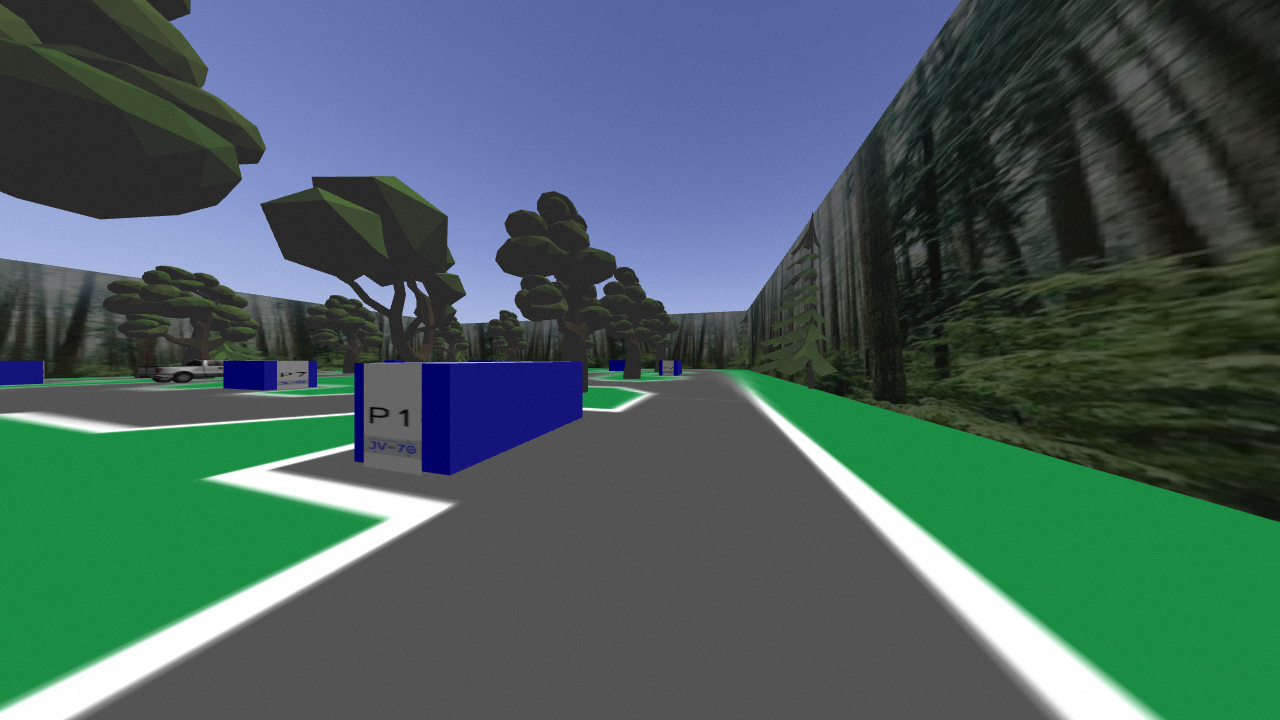
#> input picture resources/P1.png, 1280 x 720 px
$ python hsv_threshold.py
#> lines starting #> are read from the running program, lines starting #| are printed output that depends on the picture; after the words box and inside, x2 and y2 are one past the last pixel; in counts of white or black regions, pixels touching at a corner belong together
#!/usr/bin/env python

import numpy as np
import cv2 as cv
import time


try:
    cv.imread(sys.argv[1], cv.IMREAD_COLOR)
except:
    img = cv.imread('P1.png',cv.IMREAD_COLOR)
#> img is the input picture: shape (720, 1280, 3); mean B, G, R 93.6, 95, 71.7
    pass

img = cv.medianBlur(img,5)

# Convert BGR to HSV
hsv = cv.cvtColor(img, cv.COLOR_BGR2HSV)
#> hsv: shape (720, 1280, 3); mean H, S, V 53.3, 76.6, 108.4


lh, ls, lv = 0, 0, 94
uh, us, uv = 0, 0, 140

lower_hsv = np.array([lh,ls,lv])
upper_hsv = np.array([uh,us,uv])

# Threshold the HSV image to get only blue colors
mask = cv.inRange(hsv, lower_hsv, upper_hsv)
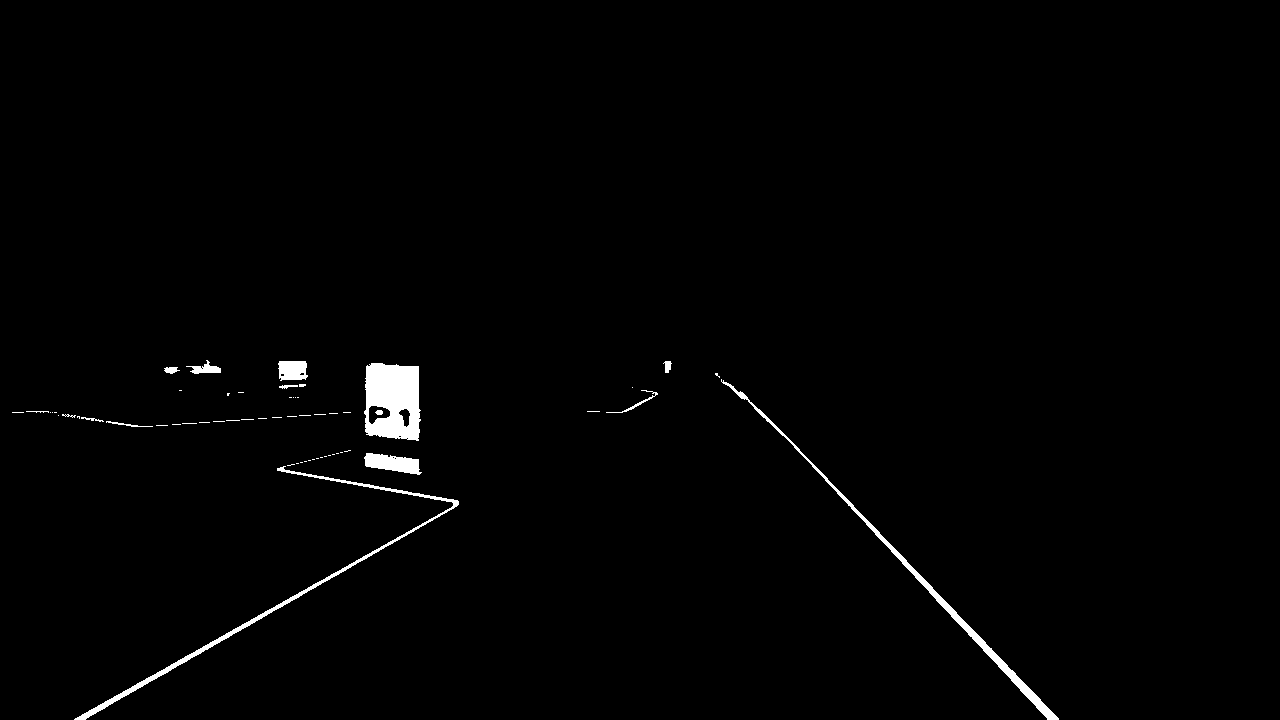
#> mask: shape (720, 1280); 1.1% white; 60 white regions (45 under 20 px), largest, box (x1, y1, x2, y2) and area: (364, 363, 421, 441) 3545, (721, 379, 1059, 720) 2355, (74, 466, 459, 720) 2302
window_name = "HSV Calibrator"
cv.namedWindow(window_name)

def nothing(x):
    print("Trackbar value: " + str(x))
    pass

# create trackbars for Upper HSV
cv.createTrackbar('UpperH',window_name,0,255,nothing)
cv.setTrackbarPos('UpperH',window_name, uh)

cv.createTrackbar('UpperS',window_name,0,255,nothing)
cv.setTrackbarPos('UpperS',window_name, us)

cv.createTrackbar('UpperV',window_name,0,255,nothing)
cv.setTrackbarPos('UpperV',window_name, uv)

# create trackbars for Lower HSV
cv.createTrackbar('LowerH',window_name,0,255,nothing)
cv.setTrackbarPos('LowerH',window_name, lh)

cv.createTrackbar('LowerS',window_name,0,255,nothing)
cv.setTrackbarPos('LowerS',window_name, ls)

cv.createTrackbar('LowerV',window_name,0,255,nothing)
cv.setTrackbarPos('LowerV',window_name, lv)

font = cv.FONT_HERSHEY_SIMPLEX

print("Loaded images")

while(1):
    # Threshold the HSV image to get only blue colors
    mask = cv.inRange(hsv, lower_hsv, upper_hsv)
    cv.putText(mask,'Lower HSV: [' + str(lh) +',' + str(ls) + ',' + str(lv) + ']', (10,30), font, 0.5, (200,255,155), 1, cv.LINE_AA)
    cv.putText(mask,'Upper HSV: [' + str(uh) +',' + str(us) + ',' + str(uv) + ']', (10,60), font, 0.5, (200,255,155), 1, cv.LINE_AA)
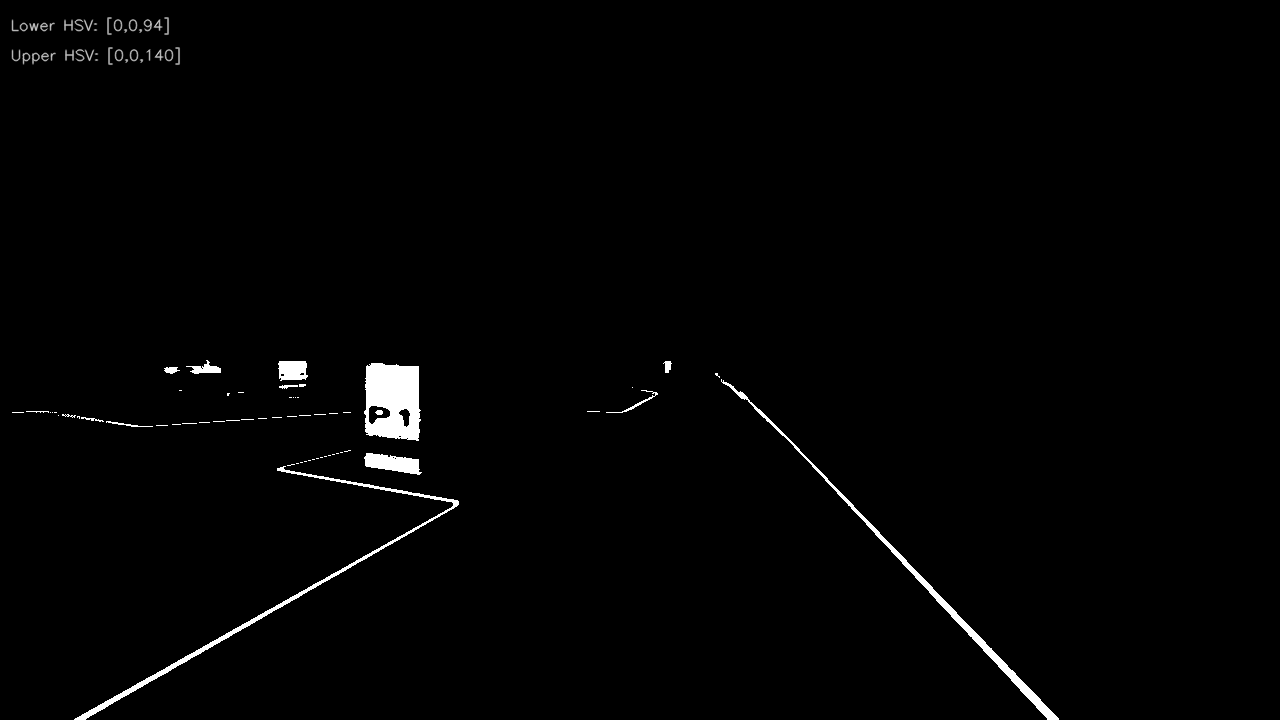
#> mask: shape (720, 1280); min 0, max 255, mean 3.1

    cv.imshow(window_name,mask)

    k = cv.waitKey(1) & 0xFF
#> (key Esc is pressed here)
    if k == 27:
        break
    # get current positions of Upper HSV trackbars
    uh = cv.getTrackbarPos('UpperH',window_name)
    us = cv.getTrackbarPos('UpperS',window_name)
    uv = cv.getTrackbarPos('UpperV',window_name)
    upper_blue = np.array([uh,us,uv])
    # get current positions of Lower HSCV trackbars
    lh = cv.getTrackbarPos('LowerH',window_name)
    ls = cv.getTrackbarPos('LowerS',window_name)
    lv = cv.getTrackbarPos('LowerV',window_name)
    upper_hsv = np.array([uh,us,uv])
    lower_hsv = np.array([lh,ls,lv])

    time.sleep(.1)

cv.destroyAllWindows()

$ run again, with resources/car_image.png copied over resources/P1.png
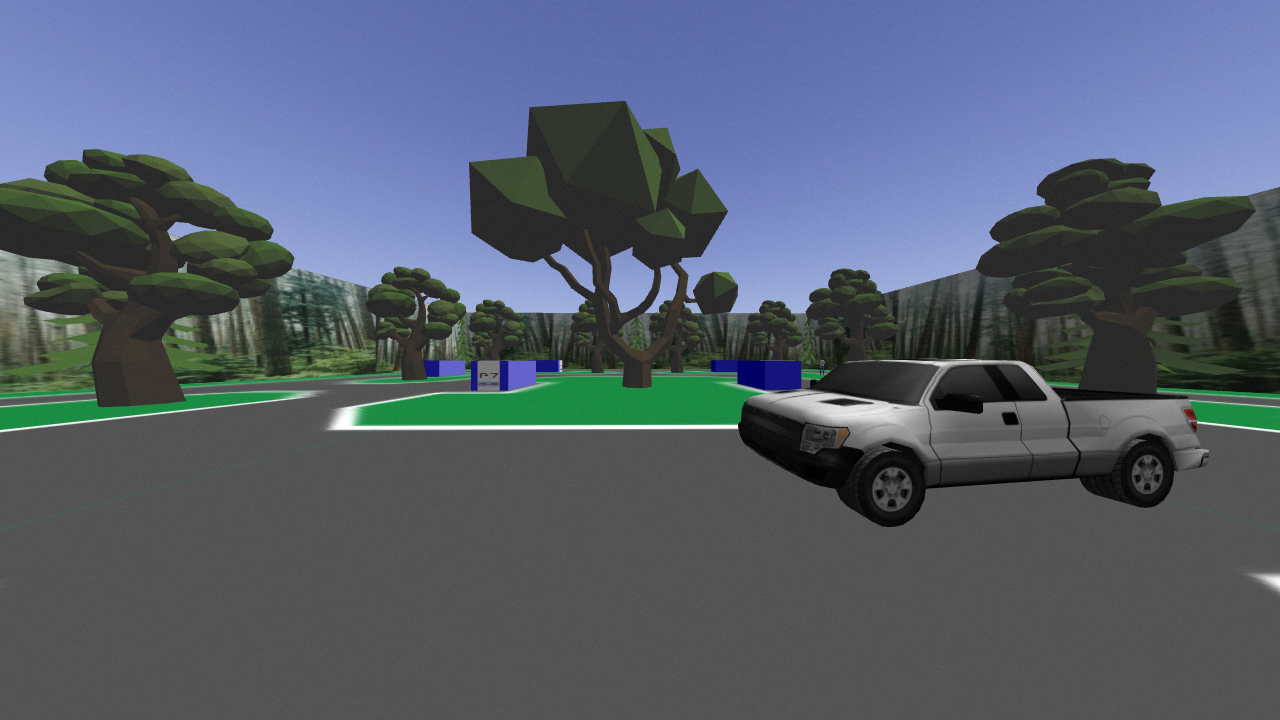
#> input picture resources/car_image.png, 1280 x 720 px
#> img is the input picture: shape (720, 1280, 3); mean B, G, R 108.8, 94.6, 85.5
#> hsv: shape (720, 1280, 3); mean H, S, V 45.2, 45.6, 112.8
#> `mask = cv.inRange(hsv, lower_hsv, upper_hsv)`:
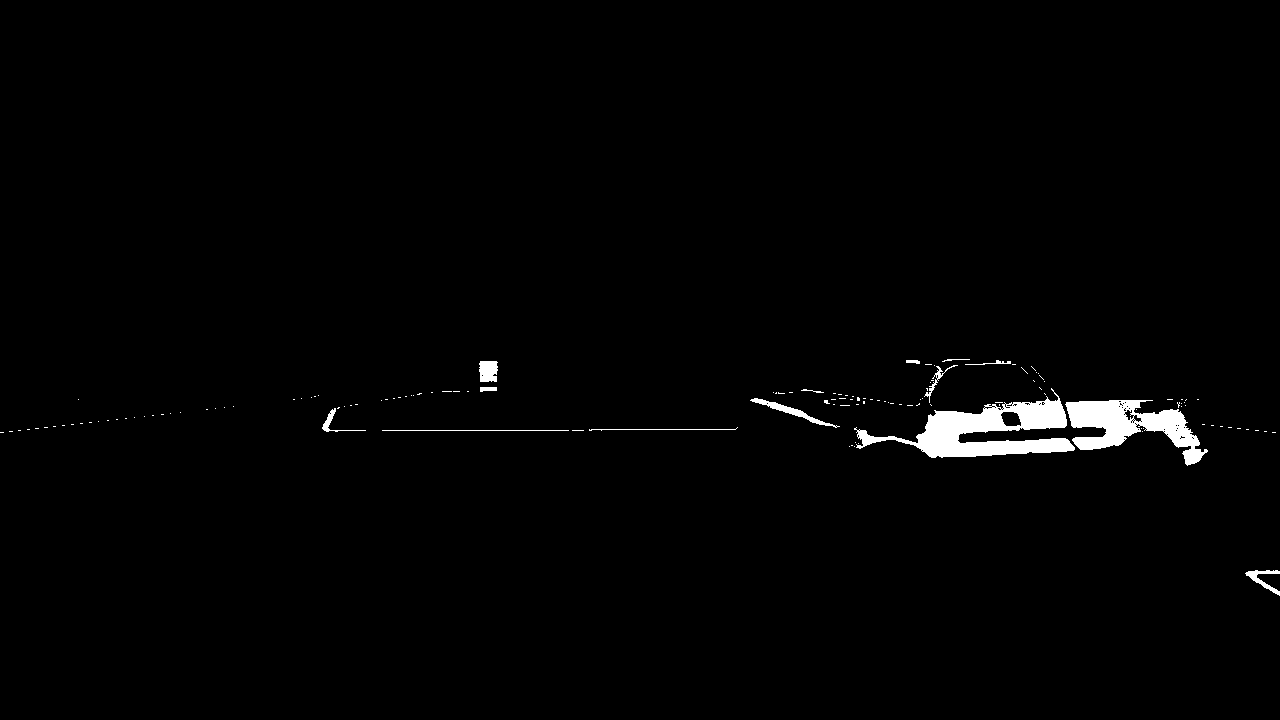
#> mask: shape (720, 1280); 1.4% white; 135 white regions (121 under 20 px), largest, box (x1, y1, x2, y2) and area: (854, 388, 1075, 458) 5992, (1065, 400, 1208, 466) 4171, (750, 398, 840, 428) 440
#> `cv.putText(mask,'Upper HSV: [' + str(uh) +',' + str(us) + ',' + str(uv..`:
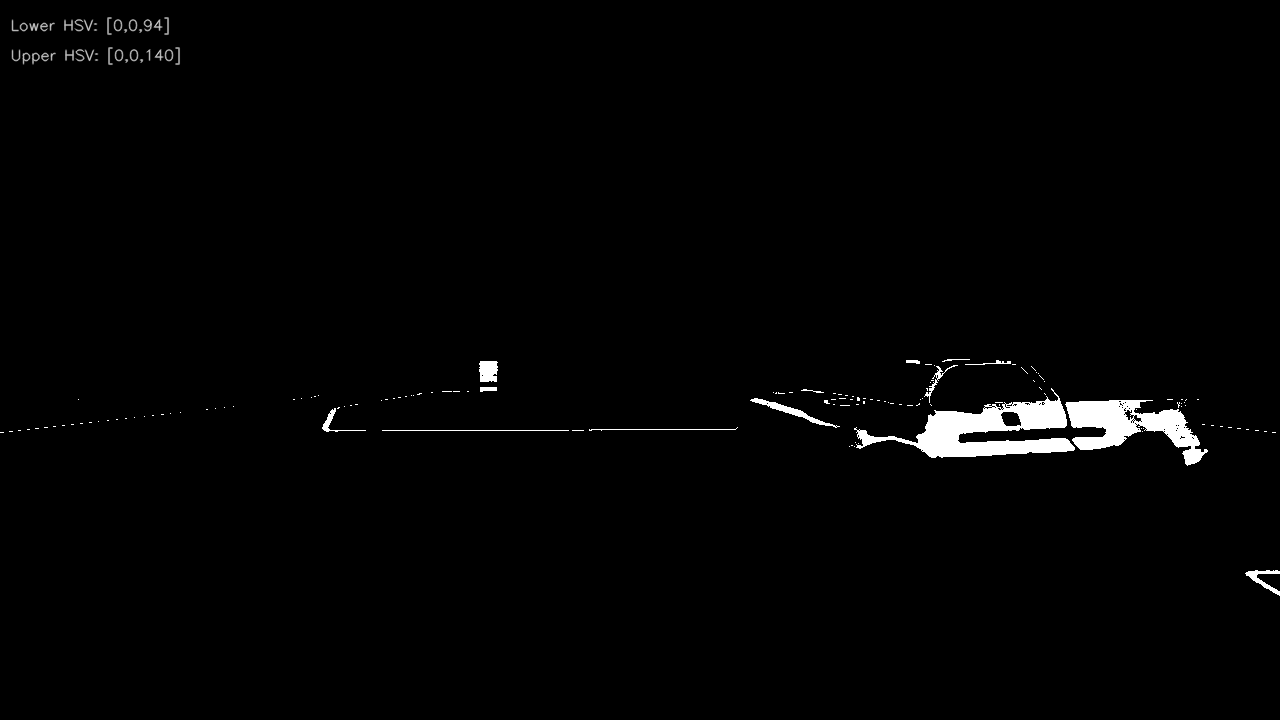
#> mask: shape (720, 1280); min 0, max 255, mean 3.7

$ run again, with resources/pedo.png copied over resources/P1.png
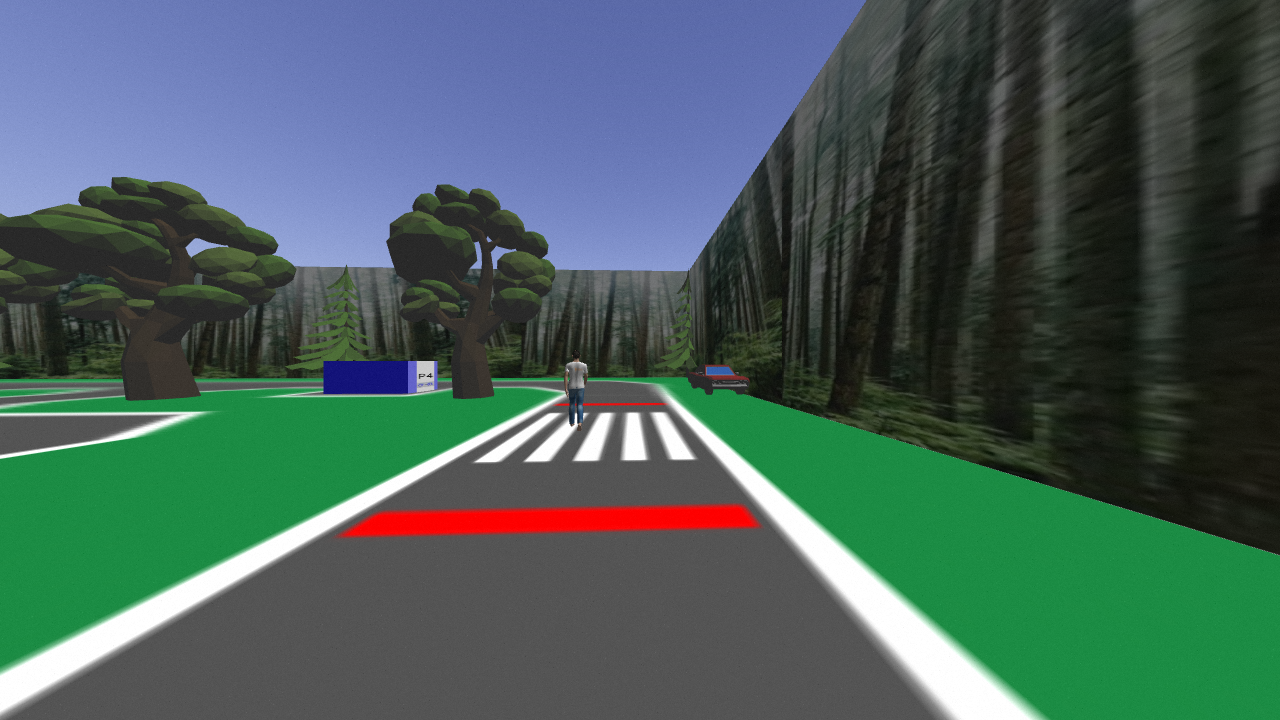
#> input picture resources/pedo.png, 1280 x 720 px
#> img is the input picture: shape (720, 1280, 3); mean B, G, R 91.1, 95.4, 72.1
#> hsv: shape (720, 1280, 3); mean H, S, V 54.9, 81.5, 110.1
#> `mask = cv.inRange(hsv, lower_hsv, upper_hsv)`:
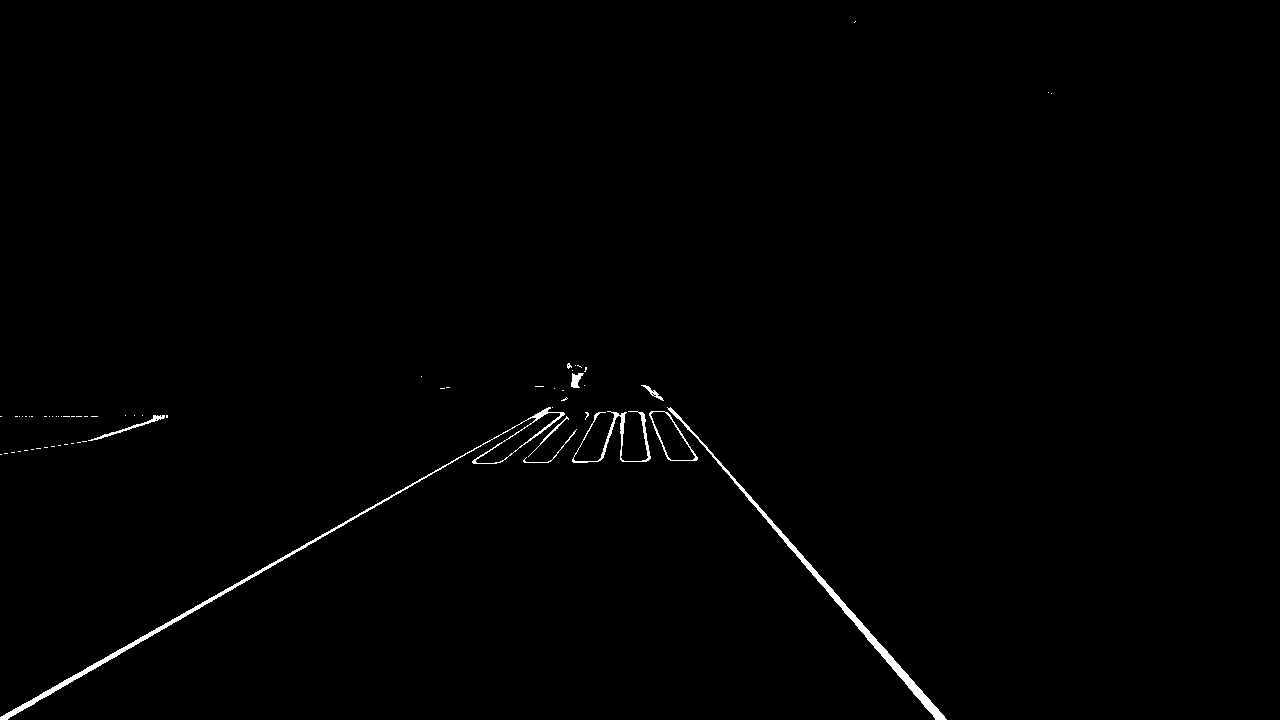
#> mask: shape (720, 1280); 0.66% white; 63 white regions (54 under 20 px), largest, box (x1, y1, x2, y2) and area: (0, 407, 565, 720) 2339, (667, 407, 947, 720) 2105, (572, 411, 651, 463) 625
#> `cv.putText(mask,'Upper HSV: [' + str(uh) +',' + str(us) + ',' + str(uv..`:
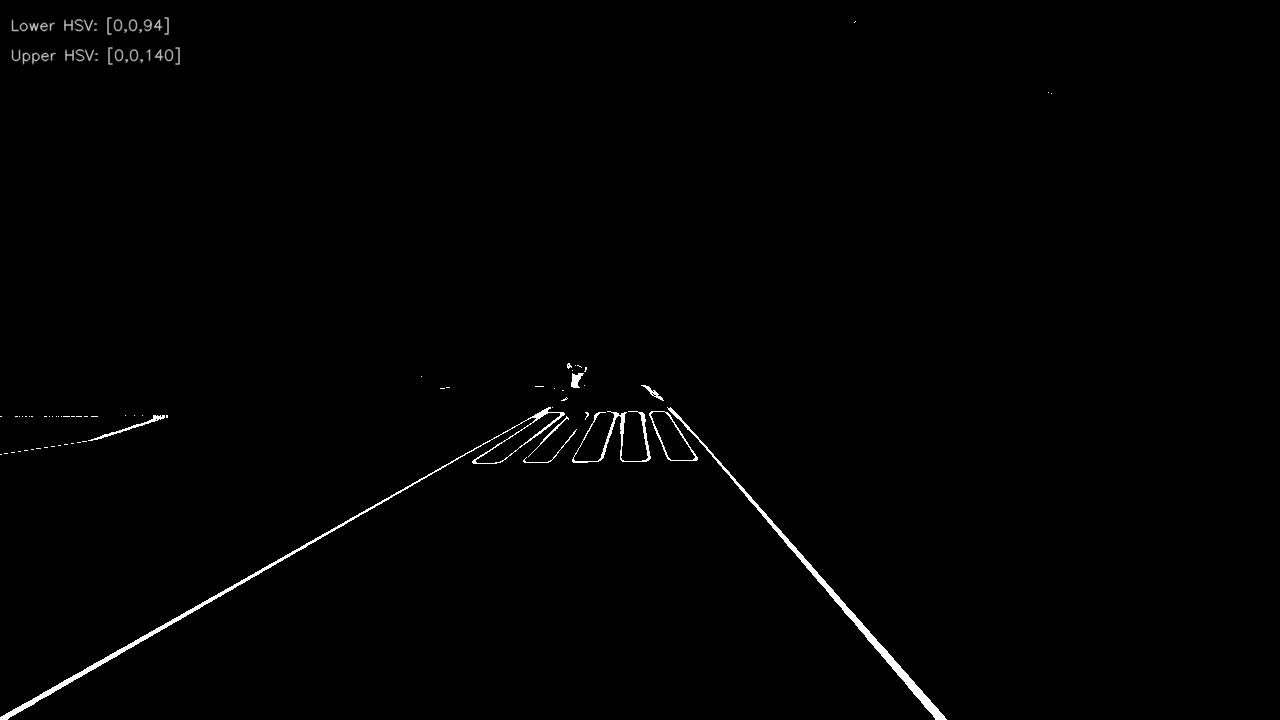
#> mask: shape (720, 1280); min 0, max 255, mean 1.9
